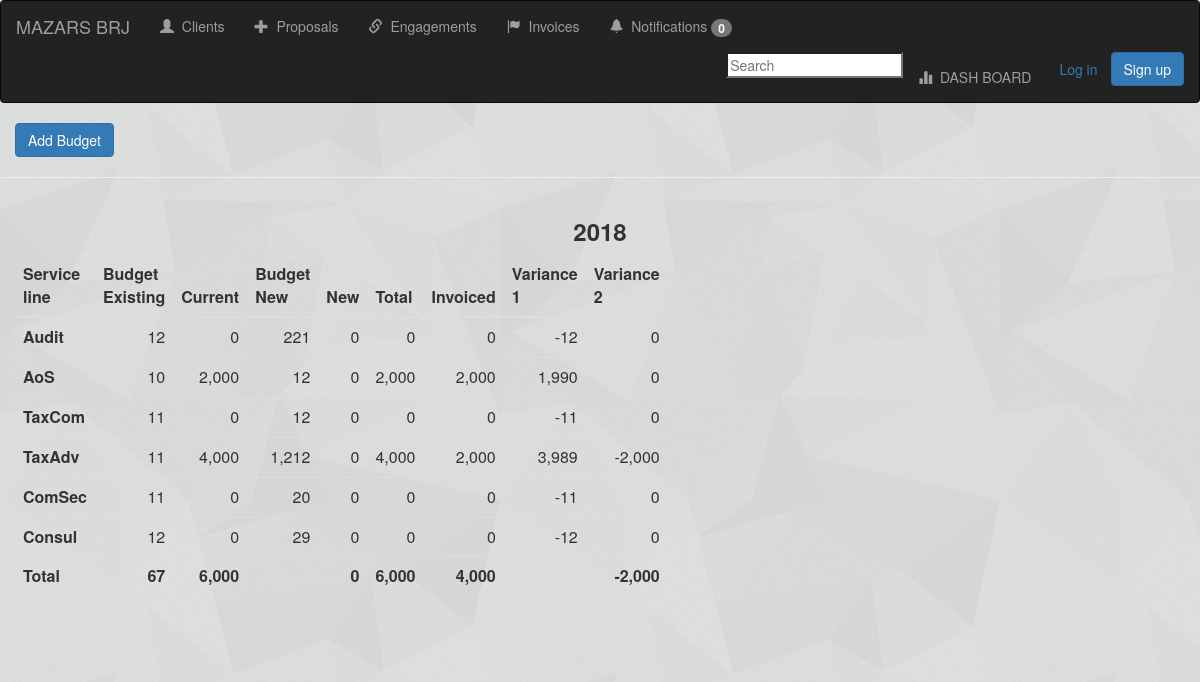
The app's page /dashboard, older data.
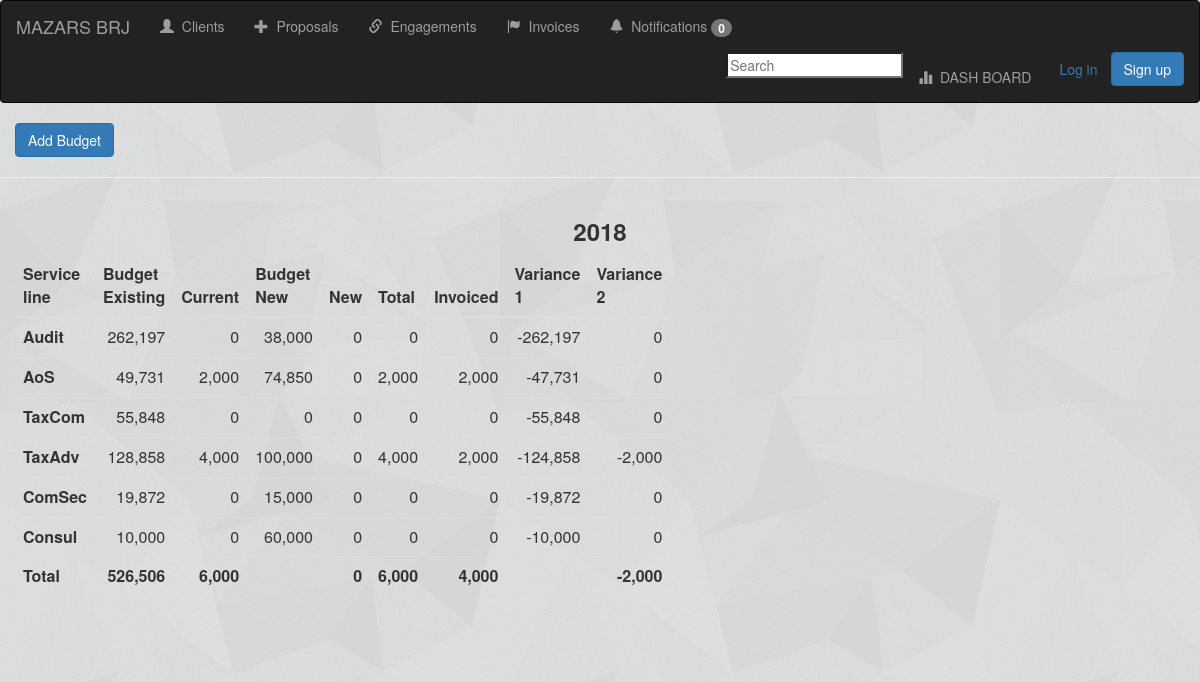
The same page, newer data.
### tracker/models.py (models this page shows, shortened)
class Target(models.Model):
    year        = models.IntegerField(choices=YEAR_CHOICES, unique=True)
    audit       = models.PositiveIntegerField(null=True, blank=True)
    aos         = models.PositiveIntegerField('AoS',null=True, blank=True)
    taxcom      = models.PositiveIntegerField('Tax Complaincy',null=True, blank=True)
    taxadv      = models.PositiveIntegerField('Tax Advisory',null=True, blank=True)
    comsec      = models.PositiveIntegerField('ComSec',null=True, blank=True)
    consul      = models.PositiveIntegerField('Consultancy',null=True, blank=True)
    account     = models.PositiveIntegerField('Accountancy',null=True, blank=True)
    audit_new   = models.PositiveIntegerField('audit',null=True, blank=True)
    aos_new     = models.PositiveIntegerField('AOS',null=True, blank=True)
    taxcom_new  = models.PositiveIntegerField('Tax Complaincy',null=True, blank=True)
    taxadv_new  = models.PositiveIntegerField('Tax Advisory',null=True, blank=True)
    comsec_new  = models.PositiveIntegerField('Company Sec',null=True, blank=True)
    consul_new  = models.PositiveIntegerField('Consultancy',null=True, blank=True)
    class Meta:
        ordering = ('-year',)

### tracker/views.py (the view)
# urls.py: path('dashboard', views.dashboard, name='dashboard'),
def dashboard(request):
    targets = Target.objects.all()
    dataset = Engagement.objects\
                .values('assignment','year')\
                .annotate(existing_count=Count('assignment', filter=Q(type='Existing')),
                        new_count=Count('assignment', filter=Q(type='New')),
                        active_count=Sum('active'),
                        )\
                .order_by('assignment')
    categories = list()
    new_series_data = list()
    existing_series_data = list()
    active_series_data = list()
    for entry in dataset:
        categories.append(entry['assignment'])
        new_series_data.append(entry['new_count'])
        existing_series_data.append(entry['existing_count'])
        active_series_data.append(entry['active_count'])
    new_series = {'name':'New',
                    'data':new_series_data,
                    'color':'green'
    }
    existing_series = {'name':'Existing',
                    'data':existing_series_data,
                    'color':'red'
    }
    chart = {
            'chart':{'type':'column'},
            'title':{'text': 'ENGAGEMENTS BY SERVICE'},
            'xAxis':{'categories':categories},
            'series':[new_series,existing_series]
    }
    dump =json.dumps(chart)
    def invoice(x):
        out = Invoice.objects.filter(engagement__assignment__contains=x).aggregate(Sum('amount'))['amount__sum']
        return int(0 if out is None else out)
    def total(a,b,c,d,e,f):
        return(a+b+c+d+e+f)
    invoices_taxcom =  invoice('Tax compliance')
    invoices_audit = invoice('Audit & assurance')
    invoices_aos = invoice('AOS')
    invoices_taxadv = invoice('Tax advisory')
    invoices_comsec = invoice('Company secretarial')
    invoices_consul = invoice('Consultancy')
    invoice_total = total(invoices_taxcom,invoices_audit,invoices_aos,invoices_taxadv,invoices_comsec,invoices_consul)
    def engagement(y):
        current = Engagement.objects.filter(assignment__contains=y).filter(type__contains='Existing').aggregate(Sum('active'))['active__sum']
        return int(0 if current is None else current)
    sum_tax = engagement('Tax compliance')
    sum_comsec = engagement('Company secretarial')
    sum_audit = engagement('Audit & assurance')
    sum_taxadv = engagement('Tax advisory')
    sum_account = engagement('Accountancy')
    sum_cons = engagement('Consultancy')
    sum_aos = engagement('AOS')
    summation_all_assign1 = total(sum_tax,sum_comsec,sum_audit,sum_taxadv,sum_account,sum_cons)
    summation_all_assign = sum_aos+summation_all_assign1
    def engagement_new(y):
        new = Engagement.objects.filter(assignment__contains=y).filter(type__contains='New').aggregate(Sum('active'))['active__sum']
        return int(0 if new is None else new)
    sum_tax_new = engagement_new('Tax compliance')
    sum_comsec_new = engagement_new('Company secretarial')
    sum_audit_new = engagement_new('Audit & assurance')
    sum_taxadv_new = engagement_new('Tax advisory')
    sum_account_new = engagement_new('Accountancy')
    sum_cons_new = engagement_new('Consultancy')
    sum_aos_new = engagement_new('AOS')
    summation_all_assign_new1 = total(sum_tax_new,sum_comsec_new,sum_audit_new,sum_taxadv_new,sum_account_new,sum_cons_new)
    summation_all_assign_new = sum_aos_new+summation_all_assign_new1
    total_tax = sum_tax+sum_tax_new
    total_comsec = sum_comsec+sum_comsec_new
    total_audit = sum_audit+sum_audit_new
    total_taxadv = sum_taxadv+sum_taxadv_new
    total_account = sum_account+sum_account_new
    total_cons = sum_cons+sum_cons_new
    total_aos = sum_aos+sum_aos_new
    total = total_tax+total_comsec+total_audit+total_taxadv+total_account+total_cons+total_aos
    var1_tax = int(0 if sum_tax_new is None else sum_tax_new)
    var1_comsec = int(0 if sum_tax is None else sum_tax)+int(0 if sum_tax_new is None else sum_tax_new)
    var1_audit = int(0 if sum_tax is None else sum_tax)+int(0 if sum_tax_new is None else sum_tax_new)
    var1_taxadv = int(0 if sum_tax is None else sum_tax)+int(0 if sum_tax_new is None else sum_tax_new)
    var1_account = int(0 if sum_tax is None else sum_tax)+int(0 if sum_tax_new is None else sum_tax_new)
    var1_cons = int(0 if sum_tax is None else sum_tax)+int(0 if sum_tax_new is None else sum_tax_new)
    var1_aos = int(0 if sum_tax is None else sum_tax)+int(0 if sum_tax_new is None else sum_tax_new)
    total_var1 = var1_tax+var1_comsec+var1_audit+var1_taxadv+var1_account+var1_cons+var1_aos
    var2_tax = int(0 if total_tax is None else total_tax)
    var2_comsec = int(0 if total_comsec is None else total_comsec)
    var2_audit = int(0 if total_audit is None else total_audit)
    var2_taxadv = int(0 if total_taxadv is None else total_taxadv)
    var2_account = int(0 if total_account is None else total_account)
    var2_cons = int(0 if total_cons is None else total_cons)
    var2_aos = int(0 if total_aos is None else total_aos)
    total_var2 = var2_tax+var2_comsec+var2_audit+var2_taxadv+var2_account+var2_cons+var2_aos
    context = {'targets':targets,
                'sum_tax':sum_tax,
                'sum_audit':sum_audit,
                'sum_taxadv':sum_taxadv,
                'sum_comsec':sum_comsec,
                'sum_account':sum_account,
                'sum_cons':sum_cons,
                'sum_aos':sum_aos,
                'summation_all_assign':summation_all_assign,
                'sum_audit_new':sum_audit_new,
                'sum_aos_new':sum_aos_new,
                'sum_comsec_new':sum_comsec_new,
                'sum_account_new':sum_account_new,
                'sum_taxadv_new':sum_taxadv_new,
                'sum_cons_new':sum_cons_new,
                'sum_tax_new':sum_tax_new,
                'summation_all_assign_new':summation_all_assign_new,
                'total_tax':total_tax,
                'total_comsec':total_comsec,
                'total_audit':total_audit,
                'total_taxadv':total_taxadv,
                'total_account':total_account,
                'total_cons':total_cons,
                'total_aos':total_aos,
                'var2_tax':var2_tax,
                'var2_comsec':var2_comsec,
                'var2_audit':var2_audit,
                'var2_taxadv':var2_taxadv,
                'var2_account':var2_account,
                'var2_cons':var2_cons,
                'var2_aos':var2_aos,
                'total_var2':total_var2,
                'total':total,
                'total_var1':total_var1,
                'invoices_taxcom':invoices_taxcom,
                'invoices_audit':invoices_audit,
                'invoices_aos':invoices_aos,
                'invoices_taxadv':invoices_taxadv,
                'invoices_comsec':invoices_comsec,
                'invoices_consul':invoices_consul,
                'invoice_total':invoice_total,
                'dataset':dataset,
                'chart':chart,
                }
    template_name = 'dashboard.html'
    return render(request, template_name, context)

### templates/dashboard.html (shortened to what the changed rows need)
{% extends 'base.html' %}
{% load humanize %}
{% load mathfilters %}
{% block content %}
<div class="container-fluid">
    {% if targets %}
    {% for target in targets %}
    <h3 align= 'middle'><b>{{target.year}}</b></h3>
    <div class="row">
  <div class="col-sm-6" align='left'>
    <table class="table table-sm">
      <thead class="thead-dark">
        <tr>
          <th scope="col">Service line</th>
          <th scope="col">Budget Existing</th>
          <th scope="col">Current</th>
          <th scope="col">Budget New</th>
          <th scope="col">New</th>
          <th scope="col">Total</th>
          <th scope="col">Invoiced</th>
          <th scope="col">Variance 1</th>
          <th scope="col">Variance 2</th>
        </tr>
      </thead>
      <tbody>
        <tr>
          <th scope="row" align="right">Audit</th>
          <td align="right">{{ target.audit|intcomma }}</td>
          <td align="right">{{sum_audit|intcomma}}</td>
          <td align="right">{{target.audit_new|intcomma}}</td>
          <td align="right">{{sum_audit_new|intcomma}}</td>
          <td align="right">{{total_audit|intcomma}}</td>
          <td align="right">{{invoices_audit|intcomma}}</td>
          <td align="right">{{total_audit|sub:target.audit |intcomma}}</td>
          <td align="right">{{invoices_audit|sub:total_audit|intcomma}}</td>
        </tr>
        <tr>
          <th scope="row">AoS</th>
          <td align="right">{{ target.aos|intcomma }}</td>
          <td align="right">{{sum_aos|intcomma}}</td>
          <td align="right">{{target.aos_new|intcomma}}</td>
          <td align="right">{{sum_aos_new|intcomma}}</td>
          <td align="right">{{total_aos|intcomma}}</td>
          <td align="right">{{invoices_aos|intcomma}}</td>
          <td align="right">{{total_aos|sub:target.aos|intcomma}}</td>
          <td align="right">{{invoices_aos|sub:total_aos|intcomma}}</td>
        </tr>
        <tr>
          <th scope="row">TaxCom</th>
          <td align="right">{{ target.taxcom|intcomma }}</td>
          <td align="right">{{sum_tax|intcomma}}</td>
          <td align="right">{{target.taxcom_new|intcomma}}</td>
          <td align="right">{{sum_tax_new|intcomma}}</td>
          <td align="right">{{total_tax|intcomma}}</td>
          <td align="right">{{invoices_taxcom|intcomma}}</td>
          <td align="right">{{total_tax|sub:target.taxcom|intcomma}}</td>
          <td align="right">{{invoices_taxcom|sub:total_tax|intcomma}}</td>
        </tr>
        <tr>
          <th scope="row">TaxAdv</th>
          <td align="right">{{ target.taxadv|intcomma }}</td>
          <td align="right">{{sum_taxadv|intcomma}}</td>
          <td align="right">{{target.taxadv_new|intcomma}}</td>
          <td align="right">{{sum_taxadv_new|intcomma}}</td>
          <td align="right">{{total_taxadv|intcomma}}</td>
          <td align="right">{{invoices_taxadv|intcomma}}</td>
          <td align="right">{{total_taxadv|sub:target.taxadv|intcomma}}</td>
          <td align="right">{{invoices_taxadv|sub:total_taxadv|intcomma}}</td>
        </tr>
        <tr>
          <th scope="row">ComSec</th>
          <td align="right">{{ target.comsec|intcomma }}</td>
          <td align="right">{{sum_comsec|intcomma}}</td>
          <td align="right">{{target.comsec_new|intcomma}}</td>
          <td align="right">{{sum_comsec_new|intcomma}}</td>
          <td align="right">{{total_comsec|intcomma}}</td>
          <td align="right">{{invoices_comsec|intcomma}}</td>
          <td align="right">{{total_comsec|sub:target.comsec |intcomma}}</td>
          <td align="right">{{invoices_comsec|sub:total_comsec|intcomma}}</td>
        </tr>
        <tr>
          <th scope="row">Consul</th>
          <td align="right">{{ target.consul|intcomma }}</td>
          <td align="right">{{sum_cons|intcomma}}</td>
          <td align="right">{{target.consul_new|intcomma}}</td>
          <td align="right">{{sum_cons_new|intcomma}}</td>
          <td align="right">{{total_cons|intcomma}}</td>
          <td align="right">{{invoices_consul|intcomma}}</td>
          <td align="right">{{total_cons|sub:target.consul  |intcomma}}</td>
          <td align="right">{{invoices_consul|sub:total_cons|intcomma}}</td>
        </tr>
        <tr>
          <th scope="row">Total</th>
          <td align="right"><b>{{target.audit|add:target.aos|add:target.taxcom|add:target.taxadv|add:target.comsec|add:target.consul|intcomma}}</b></td>
          <td align="right"><b>{{summation_all_assign|intcomma}}</b></td>
          <td align="right"><b></b> </td>
          <td align="right"> <b>{{summation_all_assign_new|intcomma}}</b> </td>
          <td align="right"> <b>{{total|intcomma}}</b> </td>
          <td align="right"><b>{{invoice_total|intcomma}}</b></td>
          <td align="right"><b></b></td>
          <td align="right"><b>-{{total|sub:invoice_total|intcomma}}</b></td>
        </tr>
      </tbody>
    </table>
{% endfor %}
{% else %}
<div class="alert alert-success" role="alert" align=center>
  <h3>No Targets Set Yet</h3>
</div>
{% endif %}
</div>
</div>
</div>
{% endblock %}

Row changes from the older to the newer data that the page shows:
removed Target: year "2018", audit "12", sum_audit "0", audit_new "221", sum_audit_new "0", total_audit "0", invoices_audit "0", audit "-12", aos "10", sum_aos "2,000", aos_new "12", sum_aos_new "0", total_aos "2,000", invoices_aos "2,000", aos "1,990", invoices_aos "0", taxcom "11", sum_tax "0", taxcom_new "12", sum_tax_new "0", total_tax "0", invoices_taxcom "0", taxcom "-11", taxadv "11", sum_taxadv "4,000", taxadv_new "1,212", sum_taxadv_new "0", total_taxadv "4,000", invoices_taxadv "2,000", taxadv "3,989", invoices_taxadv "-2,000", comsec "11", sum_comsec "0", comsec_new "20", sum_comsec_new "0", total_comsec "0", invoices_comsec "0", comsec "-11", consul "12", sum_cons "0", consul_new "29", sum_cons_new "0", total_cons "0", invoices_consul "0", consul "-12", audit|add "67", summation_all_assign "6,000", summation_all_assign_new "0", total "6,000", invoice_total "4,000", total "2,000"
added Target: year "2018", audit "262,197", taxcom_new "0", audit_new "38,000", audit "-262,197", aos "49,731", sum_aos "2,000", aos_new "74,850", total_aos "2,000", invoices_aos "2,000", aos "-47,731", taxcom "55,848", taxcom "-55,848", taxadv "128,858", sum_taxadv "4,000", taxadv_new "100,000", total_taxadv "4,000", invoices_taxadv "2,000", taxadv "-124,858", invoices_taxadv "-2,000", comsec "19,872", comsec_new "15,000", comsec "-19,872", consul "10,000", consul_new "60,000", consul "-10,000", audit|add "526,506", summation_all_assign "6,000", total "6,000", invoice_total "4,000", total "2,000"
